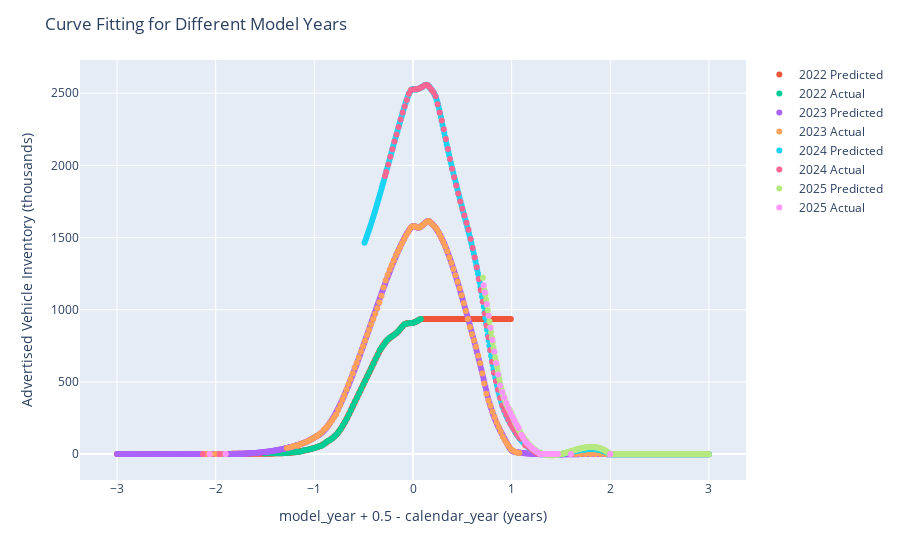

Notebook source saved alongside this figure:
### Markdown cell above
# Spline Regression

### Code cell
# For each model year that we have data (2022 through 2025),
# fit a separate spline regression.  Do this so that monthly
# inventory counts can be predicted despite not having
# direct access to this information.  (All of the information
# that we have to go on is the graph from www.spglobal.com/mobility)

model_yr_range = range(2022, 2026, 1)
inventory_model = dict.fromkeys(model_yr_range)

# Create some evenly space yr_diffs for evaluating each model.
# These same yr_diffs can be used for other model years
# to compare apples to apples.
step = 1.0/120.0
# TODO: uncomment
# step = 1.0/12.0
a = -3.0
b = 3.0

yr_diffs = np.linspace(a, b, num=int((b - a)/step + 1))

# Create a data-frame to store the predictions from each model.
mixed_years_2 = pl.DataFrame()

# Get a plotly figure set up before the loop.
fig = px.scatter()

model_year_knots = {
    2022: (
        np.sort(
            np.array([-2.19, -1.48, -1.2, -1, -0.9, -0.85, -0.8, -0.7, -0.6, -0.4, -0.3, 
                -0.2, -0.15, -0.087, -0.025, 0, 0.015,
                0.079428
            ])
        )
        .reshape(-1, 1)
    ),
    2023: (
        np.sort(
            np.array([-2.1, -1.15, -1.05, -1, -0.95, -0.5, -0.1, -0.03, 0, 
                0.03, 0.05, 0.09, 0.12, 0.15, 0.18, 0.2, 0.244, 0.3, 0.5, 
                0.73, 0.75, 0.95, 1, 1.02, 1.08, 2
            ])
        )
        .reshape(-1, 1)
    ),
    2024: (
        np.sort(
            np.array([-2.1, -1.15, -1.05, -1, -0.95, -0.5, -0.1, -0.03, 0, 
                0.03, 0.05, 0.09, 0.12, 0.15, 0.18, 0.2, 0.244, 0.3, 0.5, 
                0.73, 0.75, 0.95, 1, 1.02, 1.08, 2
            ])
        )
        .reshape(-1, 1)
    ),
    2025: (
        np.sort(
            np.array([-2.1, -1.15, -1.05, -1, -0.95, -0.5, -0.1, -0.03, 0, 
                0.03, 0.05, 0.09, 0.12, 0.15, 0.18, 0.2, 0.244, 0.3, 0.5, 
                0.73, 0.75, 0.95, 1, 1.02, 1.08, 2
            ])
        )
        .reshape(-1, 1)
    )
}

# Make a pipeline for each model_year and fit the model.
for yr in model_yr_range:
    # Make pipeline for the current model year.
    current_yr_inventory_model = make_pipeline(
        SplineTransformer(
            degree=3,
            knots=model_year_knots[yr],
            extrapolation="constant",
            include_bias=True
        ),
        LinearRegression(
            fit_intercept=True
        )
    )

    # Fit model.
    # Sometimes, we only want to work with some values in yr_diff.
    yr_diff_filter = (
        pl.when(yr == 2022)
        .then(
            (pl.col("yr_diff") < 1)
        )
        .when(yr == 2024)
        .then(
            (pl.col("yr_diff") > -0.5)
        )
        .when(yr == 2025)
        .then(
            (pl.col("yr_diff") > 0.7)
        )
        .otherwise(True)
    )
    
    mixed_years_filtered = (mixed_years
        .filter(yr_diff_filter & (pl.col("model_year") == yr))
    )
    
    current_yr_inventory_model.fit(
        X=(
            mixed_years_filtered
                .select("yr_diff")
                .collect()
        ),
        y=(
            mixed_years_filtered
                .select("advertised_inventory")
                .collect()
        )
    )

    # Save the fitted model.
    inventory_model[yr] = current_yr_inventory_model

    # Put the predictions from current_yr_inventory_model into a new data-frame.
    mixed_years_current_preds = pl.LazyFrame(
        data={
            "yr_diff": yr_diffs,
            "model_year": None,
            "predicted_inventory": None
        },
        schema={
            "yr_diff": pl.Float64,
            "model_year": pl.Int32,
            "predicted_inventory": pl.Float64
        }
    )

    # Filter it first.
    mixed_years_current_preds = (mixed_years_current_preds
        .filter(yr_diff_filter)                             
    )

    # Use the current_yr_inventory_model to get the predictions.
    preds = pl.Series(
        current_yr_inventory_model
            .predict(
                X=(mixed_years_current_preds
                    .select("yr_diff")
                    .collect()
                )
            )
            .flatten()
    )

    mixed_years_current_preds = (mixed_years_current_preds
        .with_columns(
            model_year = pl.lit(yr),
            predicted_inventory = preds
        )                 
    )

    # Save mixed_years_current_preds for the current model_year.
    mixed_years_2 = (mixed_years_2
        .vstack(mixed_years_current_preds.collect())        
    )


    # Replace negative values generated by the spline regression.
    # (I cannot figure out how to put constraints on the spline regression
    # other than to just fix the predictions like I do here.)
    # TODO: uncomment
    # preds = np.where(preds < 0, 0, preds)

    # Make a plot of the original training data alongside the predictions.
    fig.add_scatter(
        x=(mixed_years_2
           .filter(pl.col("model_year") == yr)
           .select("yr_diff")
           .to_series()
        ),
        y=(mixed_years_2
           .filter(pl.col("model_year") == yr)
           .select("predicted_inventory")
           .to_series()
        ),
        mode="markers",
        name=f"{yr} Predicted"
    )

    fig.add_scatter(
        x=(mixed_years
           .filter(pl.col("model_year") == yr)
           .select("yr_diff")
           .collect()
           .to_series()
        ),
        y=(mixed_years
           .filter(pl.col("model_year") == yr)
           .select("advertised_inventory")
           .collect()
           .to_series()
        ),
        mode="markers",
        name=f"{yr} Actual"
    )

    # https://plotly.com/python/figure-labels/
    fig.update_layout(
        title=dict(text="Curve Fitting for Different Model Years"),
        xaxis=dict(
            title=dict(
                text="model_year + 0.5 - calendar_year (years)"
            )
        ),
        yaxis=dict(
            title=dict(
                text="Advertised Vehicle Inventory (thousands)"
            )
        )
    )

# Show the figure.
fig.show()

### Figure 1 — Plotly figure (JSON) as saved in the notebook; plotly's stock layout.template omitted (floating-point values rounded to 4 significant figures; data arrays with more than 128 entries replaced by an {"elided": "..."} marker saying what was removed)
{"data": [{"hovertemplate": "<extra></extra>", "legendgroup": "", "marker": {"color": "#636efa", "symbol": "circle"}, "mode": "markers", "name": "", "orientation": "v", "showlegend": false, "type": "scatter", "xaxis": "x", "yaxis": "y"}, {"mode": "markers", "name": "2022 Predicted", "type": "scatter", "x": {"elided": "480 float values"}, "y": {"elided": "480 float values"}}, {"mode": "markers", "name": "2022 Actual", "type": "scatter", "x": [2, 1.6, 0.07943, 0.05857, 0.03772, 0.01686, -0.003995, -0.02485, -0.04571, -0.06656, -0.08742, -0.1083, -0.1291, -0.15, -0.1708, -0.1917, -0.2126, -0.2334, -0.2543, -0.2751, -0.296, -0.3168, -0.3377, -0.3585, -0.3794, -0.4003, -0.4211, -0.442, -0.4628, -0.4837, -0.5045, -0.5254, -0.5462, -0.5671, -0.588, -0.6088, -0.6297, -0.6505, -0.6714, -0.6922, -0.7131, -0.7339, -0.7548, -0.7757, -0.7965, -0.8174, -0.8382, -0.8591, -0.8799, -0.9008, -0.9216, -0.9425, -0.9634, -0.9842, -1.005, -1.026, -1.047, -1.068, -1.088, -1.109, -1.13, -1.151, -1.172, -1.193, -1.214, -1.234, -1.255, -1.276, -1.297, -1.318, -1.339, -1.36, -1.38, -1.401, -1.422, -1.443, -1.464, -1.485, -1.506, -2.05, -2.19], "y": [0, 0, 935.6, 928.8, 920.9, 913.0, 908.6, 908.6, 905.8, 903.1, 899.3, 883.9, 867.9, 851.4, 836.4, 824.4, 815.5, 806.9, 796.0, 778.2, 758.4, 738.5, 720.0, 686.2, 658.1, 628.0, 598.2, 568.8, 540.0, 509.9, 482.2, 451.4, 421.6, 392.6, 363.5, 334.0, 303.9, 274.2, 244.1, 219.8, 197.2, 174.2, 152.7, 136.3, 122.2, 108.9, 97.59, 92.8, 82.31, 69.88, 60.3, 56.53, 50.37, 45.92, 41.13, 36.34, 35.32, 29.5, 27.79, 25.05, 20.26, 16.84, 16.5, 13.42, 12.73, 12.73, 9.993, 8.967, 6.914, 5.203, 5.203, 5.203, 5.203, 5.203, 5.203, 5.203, 5.203, 5.203, 3.492, 0, 0]}, {"mode": "markers", "name": "2023 Predicted", "type": "scatter", "x": {"elided": "721 float values"}, "y": {"elided": "721 float values"}}, {"mode": "markers", "name": "2023 Actual", "type": "scatter", "x": [2, 1.6, 1.078, 1.057, 1.036, 1.015, 0.9941, 0.9733, 0.9524, 0.9315, 0.9107, 0.8898, 0.869, 0.8481, 0.8273, 0.8064, 0.7856, 0.7647, 0.7438, 0.723, 0.7021, 0.6813, 0.6619, 0.6396, 0.6187, 0.5979, 0.577, 0.5561, 0.5353, 0.5144, 0.4936, 0.4727, 0.4519, 0.431, 0.4101, 0.3893, 0.3684, 0.3476, 0.3267, 0.3059, 0.285, 0.2642, 0.2433, 0.2224, 0.2016, 0.1807, 0.1599, 0.139, 0.1182, 0.09731, 0.07646, 0.0556, 0.03474, 0.01389, -0.006966, -0.02782, -0.04868, -0.06953, -0.09039, -0.1112, -0.1321, -0.153, -0.1738, -0.1947, -0.2155, -0.2364, -0.2572, -0.2781, -0.2989, -0.3198, -0.3407, -0.3615, -0.3824, -0.4032, -0.4241, -0.4449, -0.4658, -0.4866, -0.5075, -0.5284, -0.5492, -0.5701, -0.5909, -0.6118, -0.6326, -0.6535, -0.6744, -0.6952, -0.7161, -0.7369, -0.7578, -0.7786, -0.7995, -0.8203, -0.8412, -0.8621, -0.8829, -0.9038, -0.9246, -0.9455, -0.9663, -0.9872, -1.008, -1.029, -1.05, -1.071, -1.091, -1.112, -1.133, -1.154, -1.175, -1.196, -1.217, -1.237, -1.278, -1.9, -2.1, -1.95, -2, -2.05, 1.65, 1.7, 1.75, 1.8, 1.85, 1.9, 1.95], "y": [0, 0, 7.94, 9.651, 16.84, 22.31, 31.21, 53.11, 73.64, 94.51, 120.2, 154.1, 187.9, 221.1, 256.4, 293.7, 334.0, 371.0, 418.6, 489.4, 557.8, 629.4, 681.1, 744.3, 786.8, 830.2, 881.2, 936.6, 992.1, 1045.0, 1100.0, 1148.0, 1194.0, 1239.0, 1283.0, 1324.0, 1364.0, 1404.0, 1440.0, 1471.0, 1501.0, 1530.0, 1556.0, 1573.0, 1587.0, 1604.0, 1615.0, 1610.0, 1598.0, 1587.0, 1573.0, 1567.0, 1574.0, 1578.0, 1578.0, 1564.0, 1539.0, 1516.0, 1488.0, 1460.0, 1432.0, 1404.0, 1375.0, 1341.0, 1309.0, 1277.0, 1242.0, 1202.0, 1155.0, 1097.0, 1052.0, 1011.0, 972.9, 936.3, 899.0, 862.0, 825.1, 785.4, 747.8, 708.7, 669.0, 633.5, 598.9, 558.5, 520.9, 485.6, 448.0, 409.7, 376.1, 340.9, 306.3, 274.2, 254.7, 235.2, 216.7, 196.5, 181.4, 168.4, 148.9, 138.3, 129.4, 120.5, 111.3, 102.7, 95.88, 88.01, 81.85, 76.38, 71.59, 65.43, 60.3, 57.9, 54.14, 48.17, 41.97, 0, 0, 0, 0, 0, 0, 0, 0, 0, 0, 0, 0]}, {"mode": "markers", "name": "2024 Predicted", "type": "scatter", "x": {"elided": "420 float values"}, "y": {"elided": "420 float values"}}, {"mode": "markers", "name": "2024 Actual", "type": "scatter", "x": [2, 1.6, 1.486, 1.465, 1.444, 1.423, 1.403, 1.382, 1.361, 1.34, 1.319, 1.298, 1.277, 1.257, 1.236, 1.215, 1.194, 1.173, 1.152, 1.137, 1.092, 1.071, 1.05, 1.029, 1.008, 0.9873, 0.9665, 0.9456, 0.9248, 0.9039, 0.8831, 0.8622, 0.8414, 0.8205, 0.8015, 0.7835, 0.7646, 0.7456, 0.7266, 0.7067, 0.6856, 0.6669, 0.6461, 0.6252, 0.6044, 0.5835, 0.5626, 0.5418, 0.5209, 0.5001, 0.4792, 0.4584, 0.4375, 0.4167, 0.3958, 0.3749, 0.3541, 0.3332, 0.3124, 0.2915, 0.2707, 0.2498, 0.229, 0.2081, 0.1872, 0.1664, 0.1455, 0.1247, 0.1038, 0.08297, 0.06211, 0.04125, 0.0204, -0.000457, -0.02131, -0.04217, -0.06302, -0.08388, -0.1047, -0.1256, -0.1464, -0.1673, -0.1882, -0.209, -0.2299, -0.2507, -0.2716, -0.2839, -1.959, -2.13], "y": [0, 0, 0, 0, 0, 0, 0, 0, 0, 0, 0, 0, 2.465, 5.545, 13.76, 25.39, 36.34, 48.32, 59.27, 61.66, 106.1, 120.9, 141.7, 165.0, 186.6, 209.1, 239.3, 272.1, 303.2, 337.1, 389.1, 446.3, 503.8, 563.0, 639.7, 721.1, 808.8, 891.3, 973.7, 1055.0, 1138.0, 1213.0, 1295.0, 1361.0, 1427.0, 1491.0, 1554.0, 1603.0, 1653.0, 1699.0, 1749.0, 1805.0, 1861.0, 1919.0, 1977.0, 2044.0, 2113.0, 2182.0, 2251.0, 2311.0, 2366.0, 2424.0, 2479.0, 2507.0, 2525.0, 2543.0, 2558.0, 2557.0, 2548.0, 2539.0, 2532.0, 2527.0, 2527.0, 2526.0, 2523.0, 2496.0, 2453.0, 2409.0, 2366.0, 2318.0, 2266.0, 2214.0, 2165.0, 2111.0, 2060.0, 2007.0, 1955.0, 1927.0, 0, 0]}, {"mode": "markers", "name": "2025 Predicted", "type": "scatter", "x": {"elided": "276 float values"}, "y": {"elided": "276 float values"}}, {"mode": "markers", "name": "2025 Actual", "type": "scatter", "x": [2, 1.6, 1.469, 1.449, 1.428, 1.407, 1.386, 1.365, 1.345, 1.324, 1.303, 1.282, 1.261, 1.24, 1.219, 1.199, 1.178, 1.157, 1.136, 1.115, 1.097, 1.072, 1.051, 1.03, 1.009, 0.9882, 0.9673, 0.9465, 0.9256, 0.9047, 0.8839, 0.864, 0.8441, 0.8242, 0.8052, 0.7853, 0.7663, 0.7483, 0.7294, 0.7161, -1.9, -2.063], "y": [0, 0, 0, 0, 0, 0, 0, 0, 0, 0, 0, 3.15, 14.1, 23.34, 32.92, 46.61, 61.32, 75.69, 91.09, 119.2, 134.6, 180.7, 203.0, 230.4, 258.1, 286.1, 317.3, 354.2, 391.2, 429.9, 475.7, 551.0, 630.0, 710.6, 790.0, 874.7, 958.3, 1037.0, 1120.0, 1169.0, 0, 0]}], "layout": {"legend": {"tracegroupgap": 0}, "margin": {"t": 60}, "title": {"text": "Curve Fitting for Different Model Years"}, "xaxis": {"anchor": "y", "domain": [0, 1], "title": {"text": "model_year + 0.5 - calendar_year (years)"}}, "yaxis": {"anchor": "x", "domain": [0, 1], "title": {"text": "Advertised Vehicle Inventory (thousands)"}}}}
